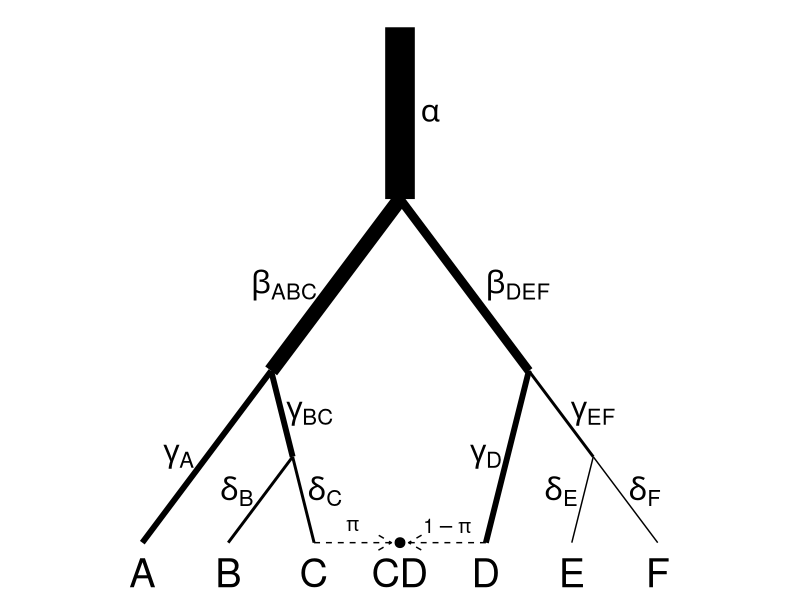
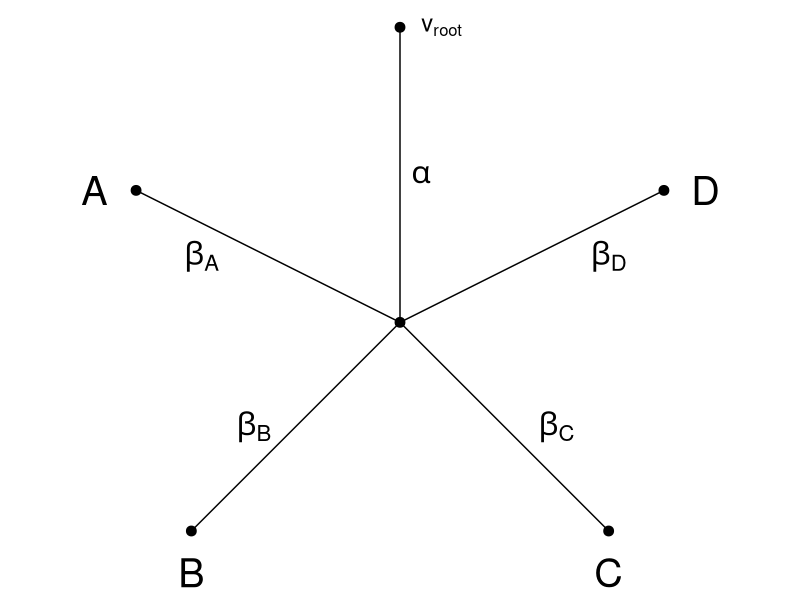
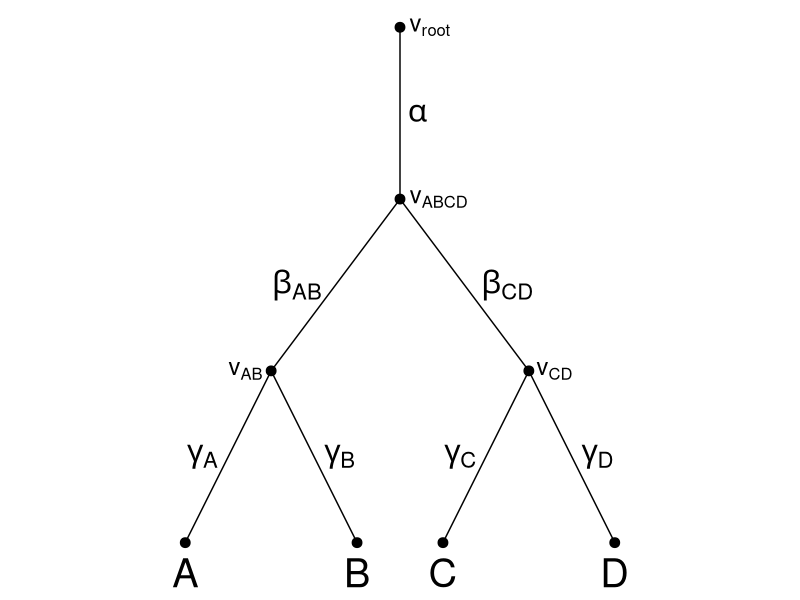
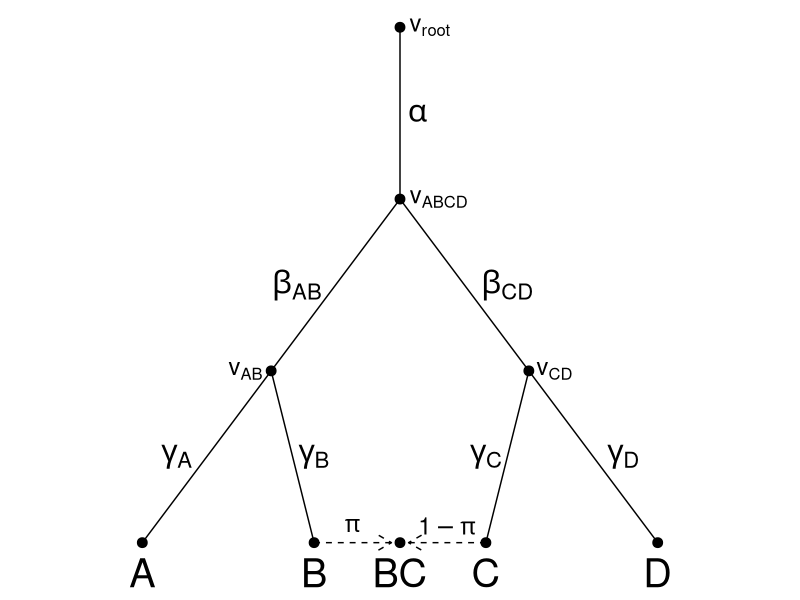
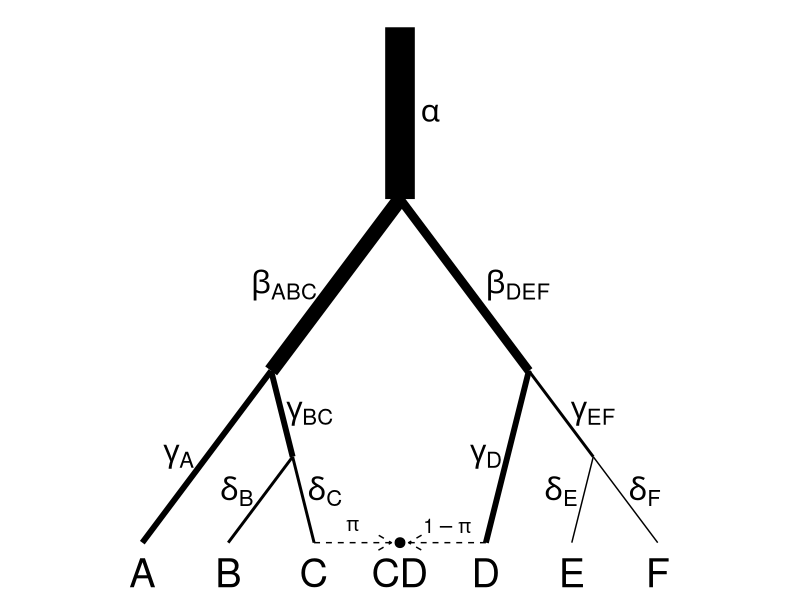
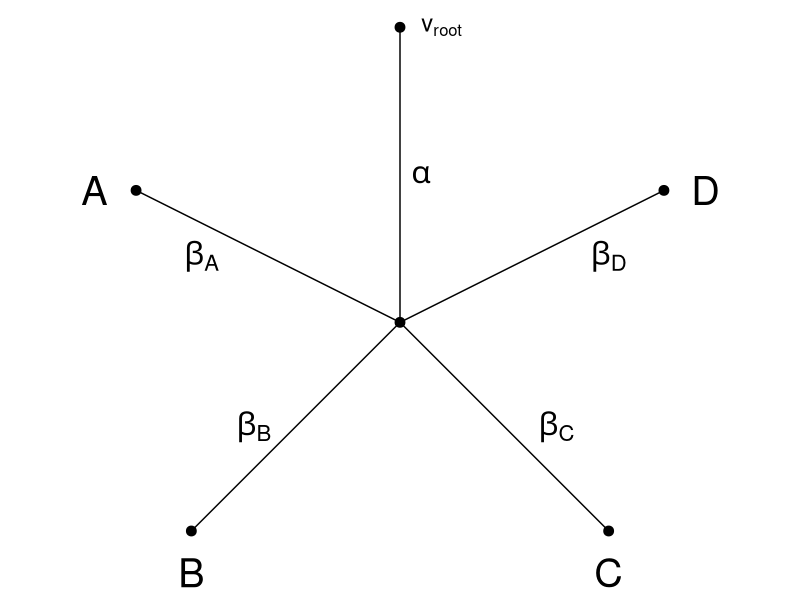
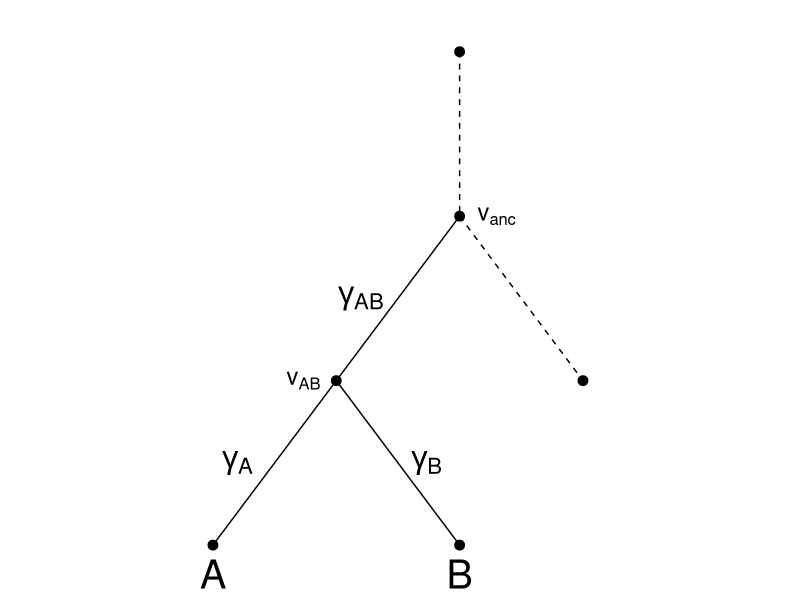
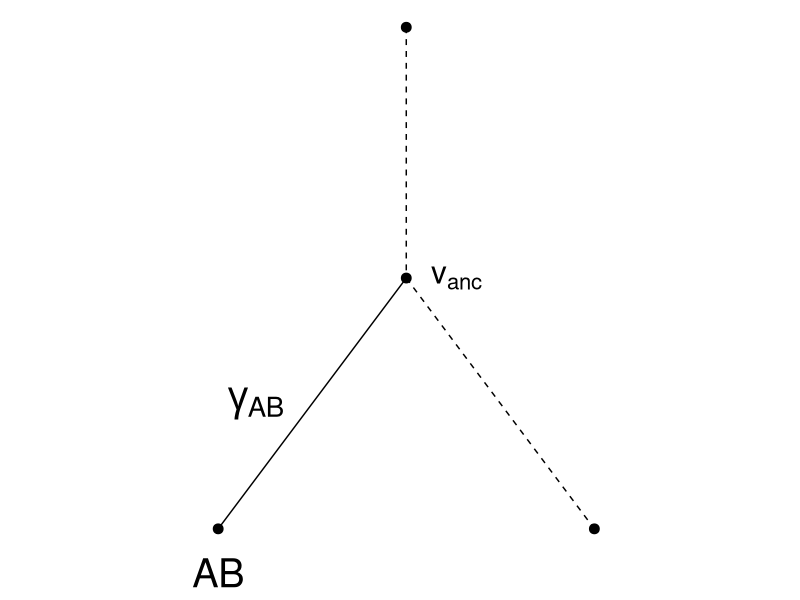

The R source for these figures, in order:
library(tidyverse)


# 4 population tree, no admixture

tib <- tibble(y = c(12, 12, rep(8, 2), rep(4, 4)),
              yend = c(12, 8, rep(4, 2), rep(0, 4)),
              x = c(0, 0, rep(0, 2), rep(-3, 2), rep(3, 2)),
              xend = c(0, 0, c(-3, 3), c(-5, -1, 1, 5)),
              v_label = c("v[root]", "v[ABCD]", "v[AB]", "v[CD]",
                          "", "", "", ""),
              e_label = c("", "alpha", "beta[AB]", "beta[CD]",
                          "gamma[A]", "gamma[B]", "gamma[C]", "gamma[D]"),
              e_posy = c(12, 10, rep(6, 2), rep(2, 4)),
              e_posx = c(0, 0.4, -2.4, 2.5, -4.6, -1.4, 1.4, 4.6))

plt <- ggplot(tib, aes(x = x, xend = xend, y = y, yend = yend, label = v_label)) +
  geom_segment() +
  geom_point(aes(x = xend, y = yend), size = 3) +
  geom_text(aes(x = xend, y = yend), parse = TRUE, size = 6,
            nudge_x = c(0.7, 0.9, -0.6, 0.6, rep(-0.5, 2), rep(0.5, 2))) +
  geom_text(aes(x = e_posx, y = e_posy, label = e_label), size = 8, parse = TRUE) +
  annotate("text", x = c(-5, -1, 1, 5), y = rep(-0.7, 4),
           label = c("A", "B", "C", "D"), size = 10) +
  theme_void() +
  coord_fixed()

ggsave("./figs/tree_4pop.png", height = 6, width = 5)


# 4 population tree, with admixture

tib <- tibble(y = c(12, 12, rep(8, 2), rep(4, 4)),
              yend = c(12, 8, rep(4, 2), rep(0, 4)),
              x = c(0, 0, rep(0, 2), rep(-3, 2), rep(3, 2)),
              xend = c(0, 0, c(-3, 3), c(-6, -2, 2, 6)),
              v_label = c("v[root]", "v[ABCD]", "v[AB]", "v[CD]",
                          "", "", "", ""),
              e_label = c("", "alpha", "beta[AB]", "beta[CD]",
                          "gamma[A]", "gamma[B]", "gamma[C]", "gamma[D]"),
              e_posy = c(12, 10, rep(6, 2), rep(2, 4)),
              e_posx = c(0, 0.4, -2.4, 2.5, -5.2, -2, 2, 5.2))

plt <- ggplot(tib, aes(x = x, xend = xend, y = y, yend = yend, label = v_label)) +
  geom_segment() +
  geom_point(aes(x = xend, y = yend), size = 3) +
  geom_text(aes(x = xend, y = yend), parse = TRUE, size = 6,
            nudge_x = c(0.7, 0.9, -0.6, 0.6, rep(-0.5, 2), rep(0.5, 2))) +
  geom_text(aes(x = e_posx, y = e_posy, label = e_label), size = 8, parse = TRUE) +
  annotate("text", x = c(-6, -2, 2, 6), y = rep(-0.7, 4),
           label = c("A", "B", "C", "D"), size = 10) +
  annotate("segment", x = c(-2, 2), xend = c(-0.2, 0.2),
           y = c(0, 0), yend = c(0, 0),
           linetype = "dashed", arrow = arrow(length = unit(0.15, "inches"))) +
  annotate("point", x = 0, y = 0, size = 3) +
  annotate("text", x = 0, y = -0.7, label = "BC", size = 10) +
  annotate("text", x = c(-1.1, 1.1), y = c(0.4, 0.4), label = c("pi", "1 - pi"),
           size = 6, parse = TRUE) +
  theme_void() +
  coord_fixed()

ggsave("./figs/tree_4pop_admix.png", height = 6, width = 6)


# 6 population tree, with admixture

tib <- tibble(y = c(12, 12, rep(8, 2), rep(4, 4), rep(2, 4)),
              yend = c(12, 8, rep(4, 2), c(0, 2, 0, 2), rep(0, 4)),
              x = c(0, 0, rep(0, 2), rep(-3, 2), rep(3, 2), c(-2.5, 4.5), c(-2.5, 4.5)),
              xend = c(0, 0, c(-3, 3), c(-6, -2.5, 2, 4.5), c(-2, 6), c(-4, 4)),
              v_label = c("v[root]", "v[ABCDEF]", "v[ABC]", "v[DEF]",
                          "", "", "", "", "v[BC]", "v[DE]", "", ""),
              e_label = c("", "alpha", "beta[ABC]", "beta[DEF]",
                          "gamma[A]", "gamma[BC]", "gamma[D]", "gamma[EF]",
                          "delta[B]", "delta[E]", "delta[C]", "delta[F]"),
              e_posy = c(12, 10, rep(6, 2), c(2, 3, 2, 3), rep(1.2, 4)),
              e_posx = c(0, 0.7, -2.7, 2.75, -5.15, -2.1, 2, 4.5, -3.8, 3.75, -1.75, 5.7), )

plt <- ggplot(tib, aes(x = x, xend = xend, y = y, yend = yend, label = v_label)) +
  geom_segment(size = c(0, 20, 10, 6, rep(4, 3), rep(2, 2), 1, 2, 1) / 2) +
  #geom_point(aes(x = xend, y = yend), size = 3) +
  #geom_text(aes(x = xend, y = yend), parse = TRUE, size = 5,
  #          nudge_x = c(0.6, 1, -0.7, 0.65, rep(-0.5, 2), rep(0.5, 2), c(-0.55, 0.55), rep(0, 2))) +
  geom_text(aes(x = e_posx, y = e_posy, label = e_label), size = 8, parse = TRUE) +
  annotate("text", x = c(-6, -4, -2, 2, 4, 6), y = rep(-0.7, 6),
           label = c("A", "B", "C", "D", "E", "F"), size = 10) +
  annotate("segment", x = c(-2, 2), xend = c(-0.2, 0.2),
           y = c(0, 0), yend = c(0, 0),
           linetype = "dashed", arrow = arrow(length = unit(0.15, "inches"))) +
  annotate("point", x = 0, y = 0, size = 3) +
  annotate("text", x = 0, y = -0.7, label = "CD", size = 10) +
  annotate("text", x = c(-1.1, 1.1), y = c(0.4, 0.4), label = c("pi", "1 - pi"),
           size = 5, parse = TRUE) +
  theme_void() +
  coord_fixed()
plot(plt)

ggsave("./figs/tree_6pop_admix.png", height = 6, width = 6)


# 4 population star

tib <- tibble(y = rep(0, 6),
              yend = c(0, 2 * sqrt(2), 2 * sqrt(2) / sqrt(5), -2, -2, 2 * sqrt(2) / sqrt(5)),
              x = rep(0, 6),
              xend = c(0, 0, -4 * sqrt(2) / sqrt(5), -2, 2, 4 * sqrt(2) / sqrt(5)),
              v_label = c("", "v[root]", "", "", "", ""),
              e_label = c("", "alpha", "beta[A]", "beta[B]", "beta[C]", "beta[D]"),
              e_posy = c(0, sqrt(2), sqrt(2) / sqrt(5), -1, -1, sqrt(2) / sqrt(5)),
              e_posx = c(0, 0.2, -1.9, -1.4, 1.5, 2))

plt <- ggplot(tib, aes(x = x, xend = xend, y = y, yend = yend, label = v_label)) +
  geom_segment() +
  geom_point(aes(x = xend, y = yend), size = 3) +
  geom_text(aes(x = xend, y = yend), parse = TRUE, size = 6,
            nudge_x = c(0, 0.4, 0, 0, 0, 0)) +
  geom_text(aes(x = e_posx, y = e_posy, label = e_label), size = 8, parse = TRUE) +
  annotate("text",
           x = c(-4 * sqrt(2) / sqrt(5) - 0.4, -2, 2, 4 * sqrt(2) / sqrt(5) + 0.4),
           y = c(2 * sqrt(2) / sqrt(5), -2.4, -2.4, 2 * sqrt(2) / sqrt(5)),
           label = c("A", "B", "C", "D"), size = 10) +
  theme_void() +
  coord_fixed()

plot(plt)

ggsave("./figs/star_4pop.png", height = 6, width = 5)


# Figure illustrating the proof of the existence of the divergence factorization

tib1 <- tibble(y = c(12, 12, rep(8, 2), rep(4, 2)),
               yend = c(12, 8, rep(4, 2), rep(0, 2)),
               x = c(0, 0, rep(0, 2), rep(-3, 2)),
               xend = c(0, 0, c(-3, 3), c(-6, 0)),
               v_label = c("", "v[anc]", "v[AB]", "", "", ""),
               e_label = c("", "", "gamma[AB]", "", "gamma[A]", "gamma[B]"),
               e_posy = c(12, 10, rep(6, 2), rep(2, 2)),
               e_posx = c(0, 0.4, -2.4, 2.5, -5.4, -0.8))

p1 <- ggplot(tib1, aes(x = x, xend = xend, y = y, yend = yend, label = v_label)) +
  geom_segment(linetype = c("solid", "dashed", "solid", "dashed", "solid", "solid")) +
  geom_point(aes(x = xend, y = yend), size = 3) +
  geom_text(aes(x = xend, y = yend), parse = TRUE, size = 6,
            nudge_x = c(0.7, 0.9, -0.8, 0.6, rep(-0.5, 2))) +
  geom_text(aes(x = e_posx, y = e_posy, label = e_label), size = 8, parse = TRUE) +
  annotate("text", x = c(-6, 0), y = rep(-0.7, 2),
           label = c("A", "B"), size = 10) +
  theme_void() +
  coord_fixed() +
  ggtitle("")

ggsave("./figs/div_proof_Tk.png", height = 6, width = 6)

tib2 <- tib1[1:4, ]
tib2$v_label <- c("", "v[anc]", "", "")

p2 <- ggplot(tib2, aes(x = x, xend = xend, y = y, yend = yend, label = v_label)) +
  geom_segment(linetype = c("solid", "dashed", "solid", "dashed")) +
  geom_point(aes(x = xend, y = yend), size = 3) +
  geom_text(aes(x = xend, y = yend), parse = TRUE, size = 8,
            nudge_x = c(0.7, 0.8, -0.8, 0.6)) +
  geom_text(aes(x = e_posx, y = e_posy, label = e_label), size = 10, parse = TRUE) +
  annotate("text", x = -3, y = 3.3, label = c("AB"), size = 10) +
  theme_void() +
  coord_fixed()

ggsave("./figs/div_proof_Tk-1.png", height = 6, width = 6)

tib3 <- tib2
tib3$e_label <- c("", "", 'gamma[AB] + delta[AB]^"+"', "")
tib3$e_posx <- tib3$e_posx - 0.6

p3 <- ggplot(tib3, aes(x = x, xend = xend, y = y, yend = yend, label = v_label)) +
  geom_segment(linetype = c("solid", "dashed", "solid", "dashed")) +
  geom_point(aes(x = xend, y = yend), size = 3) +
  geom_text(aes(x = xend, y = yend), parse = TRUE, size = 8,
            nudge_x = c(0.7, 0.8, -0.8, 0.6)) +
  geom_text(aes(x = e_posx, y = e_posy, label = e_label), size = 10, parse = TRUE) +
  theme_void() +
  coord_fixed()

ggsave("./figs/div_proof_tildeTk-1.png", height = 6, width = 6)
